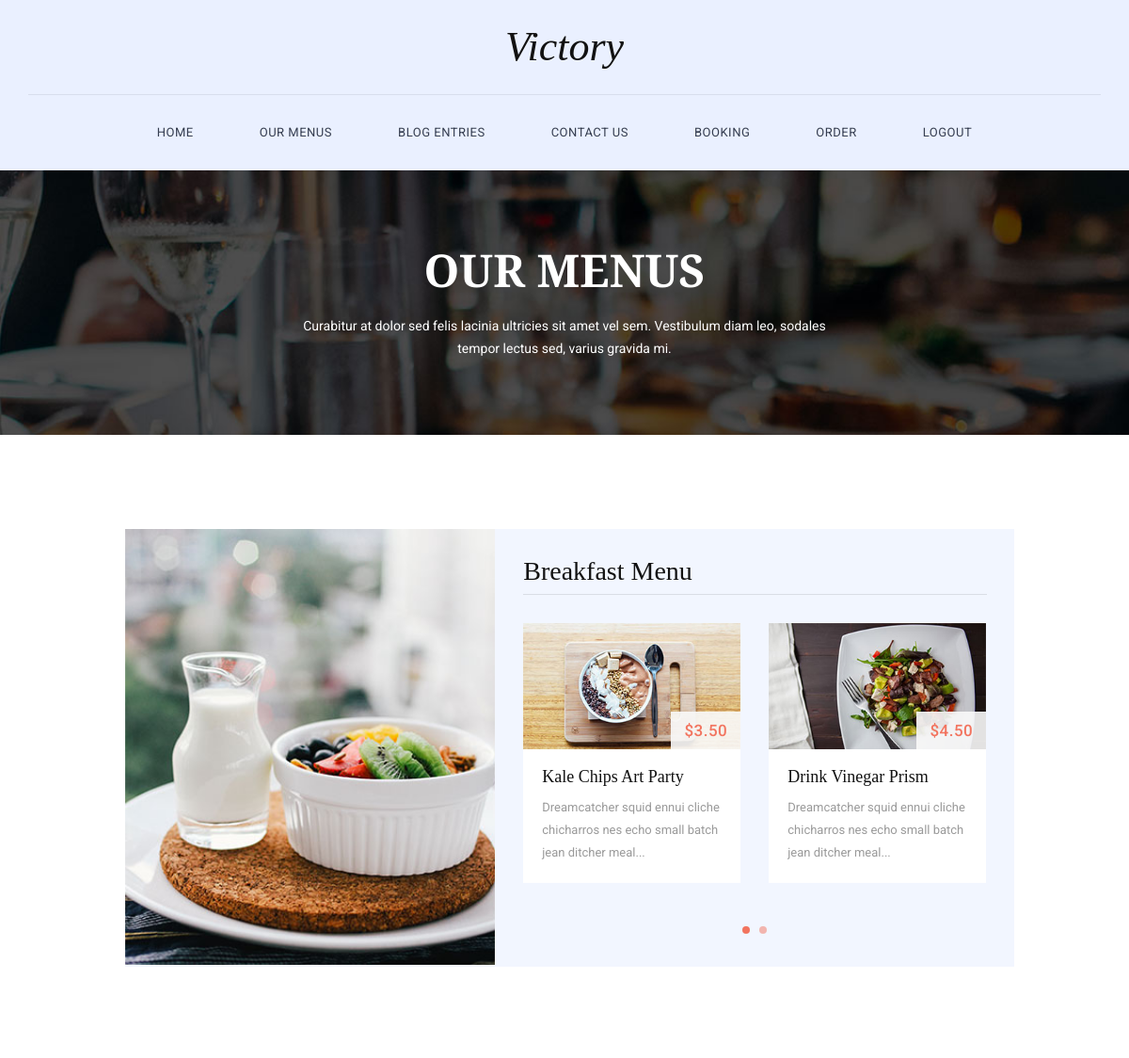
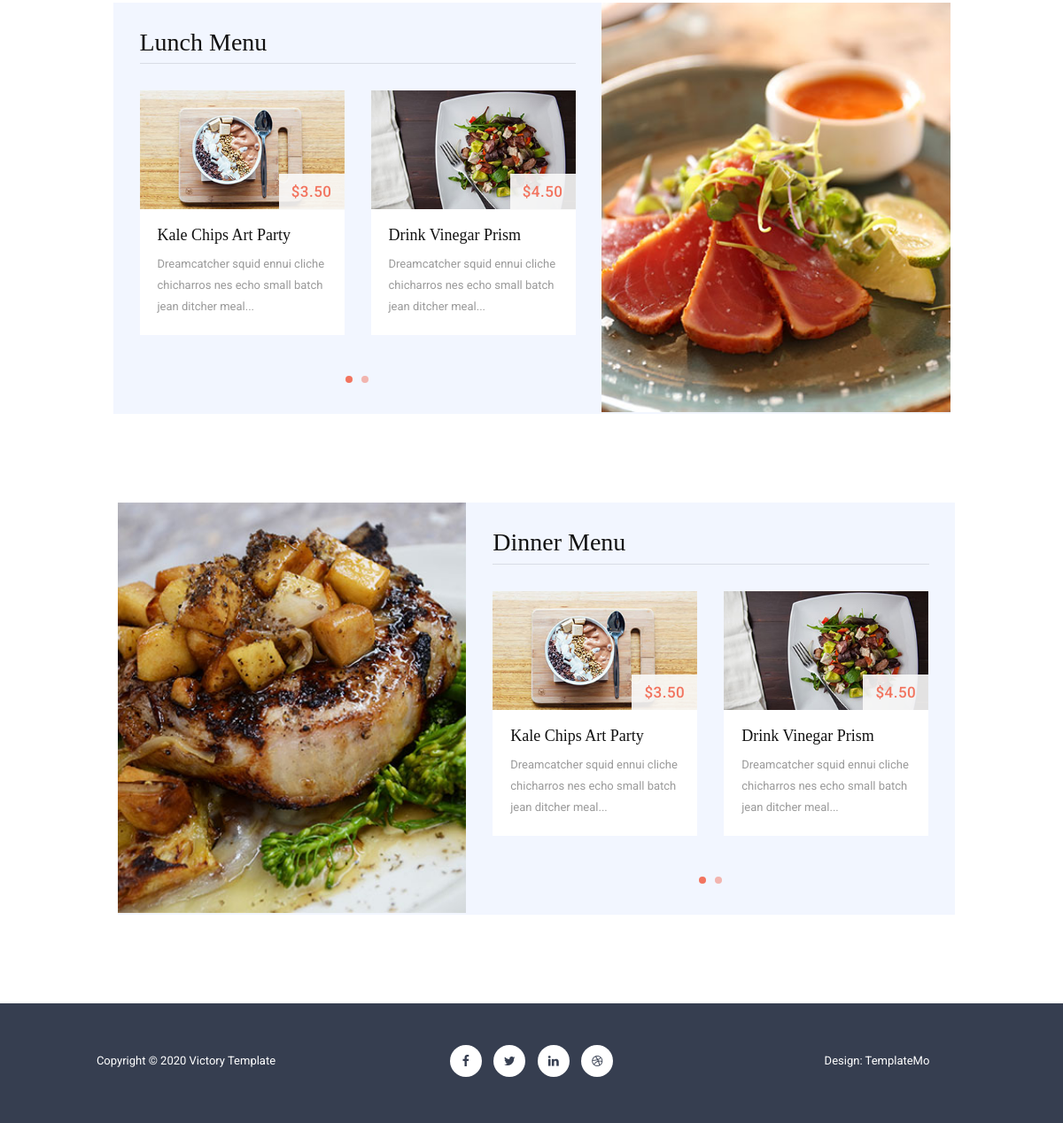
The app's page /menu (signed in) with its own data (2 pictures, top to bottom).
### victory/models.py (models this page shows)
class Menu_f(models.Model):
    image=models.ImageField(upload_to='food')
    name=models.CharField(max_length=100)
    price=models.CharField(max_length=20)
    text=models.CharField(max_length=100)

### victory/views.py (the view)
# urls.py: path('menu', views.menu, name='menu.html'),
def menu(request):
    if not request.session.get('IS_LOGIN'):
        return redirect('login.html')
    foods = Menu_f.objects.all()
    FD = {
        'food': foods,
    }
    return render(request, 'menu.html',FD)

### Template/menu.html (shortened to what this page needs)
{% extends "base.html" %}
{% block content %}
{% load static %}
    <section class="page-heading">
        <div class="container">
            <div class="row">
                <div class="col-md-12">
                    <h1>Our Menus</h1>
                    <p>Curabitur at dolor sed felis lacinia ultricies sit amet vel sem. Vestibulum diam leo, sodales tempor lectus sed, varius gravida mi.</p>
                </div>
            </div>
        </div>
    </section>
    <section class="breakfast-menu">
        <div class="container" style="margin: 20px;">
            <div class="row">
                <div class="col-md-10 col-md-offset-1">
                    <div class="breakfast-menu-content">
                        <div class="row">
                            <div class="col-md-5">
                                <div class="left-image">
                                    <a href="{% url 'order' %}">
                                    <img src="{% static 'img\breakfast_menu.jpg' %}" >
                                    </a>
                                </div>
                            </div>
                            <div class="col-md-7">
                                <h2>Breakfast Menu</h2>
                                <div id="owl-breakfast" class="owl-carousel owl-theme">
                                    {% for i in food %}
                                    <div class="item col-md-12">
                                     <div class="food-item">
                                            <img src="{{i.image}}" alt="">
                                            <div class="price">{{i.price}}</div>
                                            <div class="text-content">
                                                <h4>{{i.name}}</h4>
                                                <p>{{i.text}}</p>
                                            </div>
                                        </div>
                                    </div>
                                     {% endfor %}
                                </div>
                            </div>
                        </div>
                    </div>
                </div>
            </div>
        </div>
    </section>
     <section class="lunch-menu">
        <div class="container">
            <div class="row">
                <div class="col-md-10 col-md-offset-1">
                    <div class="lunch-menu-content">
                        <div class="row">
                            <div class="col-md-7">
                                <h2>Lunch Menu</h2>
                                <div id="owl-lunch" class="owl-carousel owl-theme">
                                    {% for i in food  %}
                                    <div class="item col-md-12">
                                        <div class="food-item">
                                            <img src="{{i.image}}" alt="">
                                            <div class="price">{{i.price}}</div>
                                            <div class="text-content">
                                                <h4>{{i.name}}</h4>
                                                <p> {{i.text}}</p>
                                            </div>
                                        </div>
                                    </div>
                                    {% endfor %}
                                </div>
                            </div>
                            <div class="col-md-5">
                                <div class="left-image">
                                    <a href="{% url 'order' %}">
                                    <img src="{% static 'img\lunch_menu.jpg' %}" alt="">
                                    </a>
                                </div>
                            </div>
                        </div>
                    </div>
                </div>
            </div>
        </div>
    </section>
     <section class="dinner-menu">
        <div class="container" style="margin: 20px;">
            <div class="row">
                <div class="col-md-10 col-md-offset-1">
                    <div class="dinner-menu-content">
                        <div class="row">
                            <div class="col-md-5">
                                <div class="left-image">
                                    <a href="{% url 'order' %}">
                                    <img src="{% static 'img\dinner_menu.jpg' %}" alt="">
                                    </a>
                                </div>
                            </div>
                            <div class="col-md-7">
                                <h2>Dinner Menu</h2>
                                <div id="owl-dinner" class="owl-carousel owl-theme">
                                    {% for i in food  %}
                                    <div class="item col-md-12">
                                        <div class="food-item">
                                            <img src="{{i.image}}" alt="">
                                            <div class="price">{{i.price}}</div>
                                            <div class="text-content">
                                                <h4>{{i.name}}</h4>
                                                <p>{{i.text}}</p>
                                            </div>
                                        </div>
                                    </div>
                                    {% endfor %}
                                </div>
                            </div>
                        </div>
                    </div>
                </div>
            </div>
        </div>
    </section>
{% endblock content %}

### Template/base.html (shortened to what this page needs)
{% load static %}
<!DOCTYPE html>
<html lang="en">
 <head>
        <link rel="stylesheet" href="{% static 'css/bootstrap.min.css' %}">
        <link rel="stylesheet" href="{% static 'css/bootstrap-theme.min.css' %}">
        <link rel="stylesheet" href="{% static 'css/fontAwesome.css' %}">
        <link rel="stylesheet" href="{% static 'css/hero-slider.css' %}">
        <link rel="stylesheet" href="{% static 'css/owl-carousel.css' %}">
        <link rel="stylesheet" href="{% static 'css/templatemo-style.css' %}">
    </head>
   <div class="header">
        <div class="container">
            <a href="#" class="navbar-brand scroll-top">Victory</a>
            <nav class="navbar navbar-inverse" role="navigation">
                <div id="main-nav" class="collapse navbar-collapse">
                    <ul class="nav navbar-nav">
                        <li><a href="{% url 'index.html' %}">Home</a></li>
                        <li><a href="{% url 'menu.html' %}">Our Menus</a></li>
                        <li><a href="{% url 'blog.html' %}">Blog Entries</a></li>
                        <li><a href="{% url 'contact.html' %}">Contact Us</a></li>
                        <li><a href="{% url 'Book.html' %}">Booking</a></li>
                        <li><a href="{% url 'order' %}">order</a></li>
                    {% if request.session.IS_LOGIN == True %}
                        <li class="nav-item">
                            <a class="nav-link" href="{%url 'logout.html' %}">logout</a>
                        </li>
                    {% else %}
                        <li class="nav-item">
                            <a class="nav-link" href="{% url 'registration.html' %}">registration</a>
                        <li class="nav-item">
                            <a class="nav-link" href="{% url 'login.html' %}">login</a>
                        </li>
                    {% endif %}
                    </ul>
                </div>
            </nav>
        </div>
    </div>
    {% block content %}
    {% endblock content %}
    <footer>
        <div class="container">
            <div class="row">
                <div class="col-md-4">
                    <p>Copyright &copy; 2020 Victory Template</p>
                </div>
                <div class="col-md-4">
                    <ul class="social-icons">
                        <li><a rel="nofollow" href="https://fb.com/templatemo"><i class="fa fa-facebook"></i></a></li>
                        <li><a href="https://x.com/"><i class="fa fa-twitter"></i></a></li>
                        <li><a href="https://www.linkedin.com"><i class="fa fa-linkedin"></i></a></li>
                        <li><a href="https://dribbble.com/"><i class="fa fa-dribbble"></i></a></li>
                    </ul>
                </div>
                <div class="col-md-4">
                    <p>Design: TemplateMo</p>
                </div>
            </div>
        </div>
    </footer>
    </body>
</html>

### static/css/hero-slider.css (style rules this page uses)
*, *::after, *::before { -webkit-box-sizing: border-box; -moz-box-sizing: border-box; box-sizing: border-box; }
html { font-size: 62.5%; }
a { color: #d44457; text-decoration: none; }
img { max-width: 100%; }

### static/css/templatemo-style.css (style rules this page uses)
* { margin: 0; padding: 0; font-family: 'Roboto', arial, sans-serif; }
ul { list-style: none; margin: 0px; }
p { color: #9a9a9a; font-size: 13px; line-height: 24px; }
.header { width: 100%; padding: 0; z-index: 10000; transition: all 0.2s ease-in-out; background-color: #eaf0ff; text-align: center; }
.navbar-inverse .navbar-brand, .navbar-inverse .navbar-nav>li>a { text-shadow: none; }
.navbar-brand { font-family: 'Spectral', serif; font-size: 44px; color: #121212; font-style: italic; text-align: center; width: 100%; border-bottom: 1px solid #d8deed; position: relative; padding: 40px 0px; height: auto!important; }
#main-nav { padding: 15px 0px; float: right; position:relative; left:-50%; text-align: left; }
.nav { list-style:none; position:relative; left:50%; }
.navbar-nav li { margin: 0px 20px; }
.navbar-nav li a { font-family: 'Roboto', sans-serif; font-size: 13px; text-transform: uppercase; color: #363e50!important; letter-spacing: 0.5px; }
.navbar-inverse { background-image: none; background-color: transparent; }
.header .navbar { margin: 0; border: none; }
.food-item img { width: 100%; overflow: hidden; position: relative; }
.food-item .price { font-size: 17px; color: #f2745f; font-weight: 500; letter-spacing: 0.5px; padding: 8px 14px; position: absolute; right: 45px; margin-top: -40px; background-color: rgba(250, 250, 250, 0.9); }
.food-item .text-content { background-color: #fff; padding: 20px 20px 10px 20px; }
.food-item h4 { margin-top: 0px; font-family: 'Spectral', serif; font-size: 18px; color: #121212; }
footer { background-color: #363e50; line-height: 130px; text-align: center; }
footer p { line-height: 120px; color: #fff; margin-top: 5px; }
footer ul { list-style: none; padding: 0; margin: 0; }
footer ul li { display: inline-block; margin: 0px 5px; }
footer ul li i { width: 36px; height: 36px; display: inline-block; text-align: center; line-height: 36px!important; background-color: #fff; border-radius: 50%; color: #363e50; transition: all 0.5s; }
section.page-heading { padding: 80px 0px; background-image: url(../img/heading-bg.jpg); background-repeat: no-repeat; background-size: cover; background-position: center center; text-align: center; }
.page-heading h1 { margin-top: 0px; margin-bottom: 20px; font-family: 'Spectral', serif; font-size: 48px; font-weight: 700; text-transform: uppercase; color: #fff; }
.page-heading p { color: #fff; font-size: 14px; padding: 0px 25%; margin-bottom: 0px; }
section.breakfast-menu { margin-top: 100px; }
section.breakfast-menu .price { right: 15px; }
.breakfast-menu-content { background-color: #f2f6ff; padding: 30px 0px 30px 30px; }
.breakfast-menu-content .left-image img { width: 100%; overflow: hidden; }
.breakfast-menu-content .left-image { margin: -30px 0px -30px -30px; }
.breakfast-menu-content #owl-breakfast { margin-left: -15px; }
.breakfast-menu-content h2 { margin-top: 0px; margin-bottom: 30px; padding-bottom: 8px; font-family: 'Spectral', serif; font-size: 28px; width: 94.5%; border-bottom: 1px solid #d9dde5; color: #121212; }
section.lunch-menu { margin-top: 100px; }
section.lunch-menu .price { right: 15px; }
.lunch-menu-content { background-color: #f2f6ff; padding: 30px 0px 30px 30px; }
.lunch-menu-content .left-image img { width: 100%; overflow: hidden; }
.lunch-menu-content .left-image { margin: -30px 0px -30px -30px; }
.lunch-menu-content #owl-lunch { margin-left: -15px; }
.lunch-menu-content h2 { margin-top: 0px; margin-bottom: 30px; padding-bottom: 8px; font-family: 'Spectral', serif; font-size: 28px; width: 94.5%; border-bottom: 1px solid #d9dde5; color: #121212; }
section.dinner-menu { margin-top: 100px; margin-bottom: 100px; }
section.dinner-menu .price { right: 15px; }
.dinner-menu-content { background-color: #f2f6ff; padding: 30px 0px 30px 30px; }
.dinner-menu-content .left-image img { width: 100%; overflow: hidden; }
.dinner-menu-content .left-image { margin: -30px 0px -30px -30px; }
.dinner-menu-content #owl-dinner { margin-left: -15px; }
.dinner-menu-content h2 { margin-top: 0px; margin-bottom: 30px; padding-bottom: 8px; font-family: 'Spectral', serif; font-size: 28px; width: 94.5%; border-bottom: 1px solid #d9dde5; color: #121212; }

### records on screen
Menu_f: image (picture), price "$3.50", name "Kale Chips Art Party", text "Dreamcatcher squid ennui cliche chicharros nes echo small batch jean ditcher meal..."
Menu_f: image (picture), price "$4.50", name "Drink Vinegar Prism", text "Dreamcatcher squid ennui cliche chicharros nes echo small batch jean ditcher meal..."
